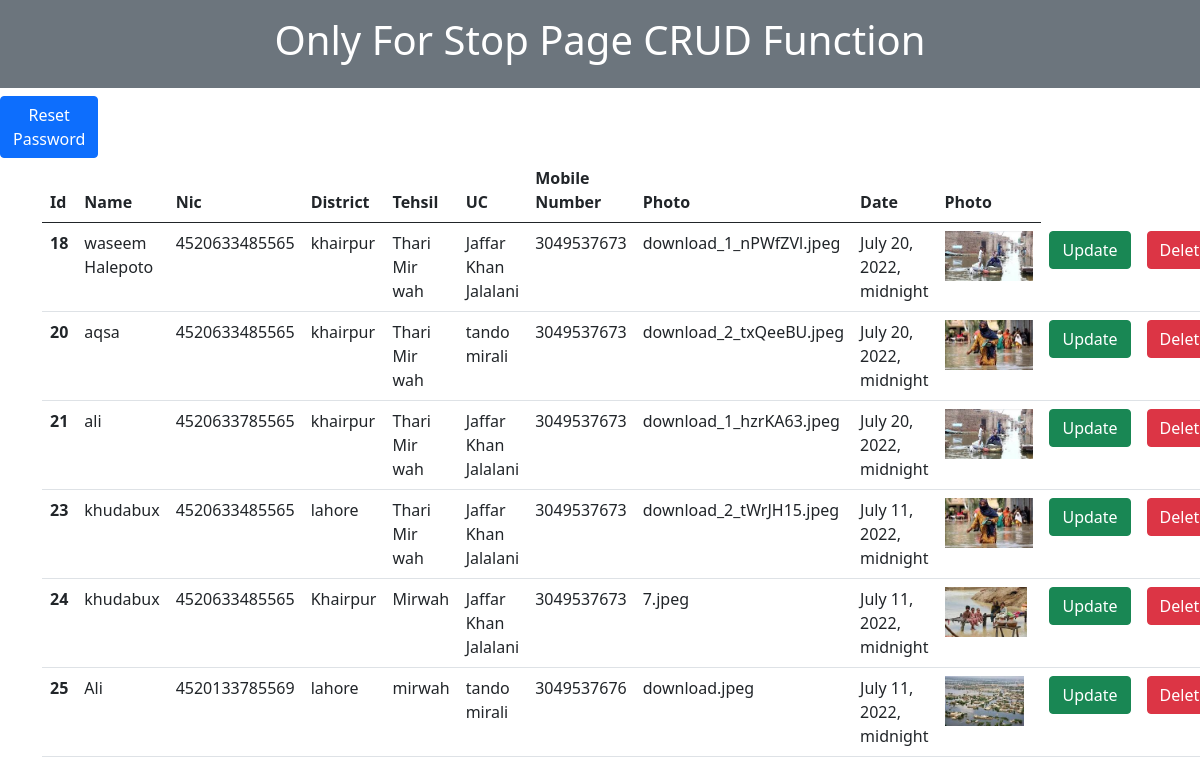
Screenshot of /list/ (signed in) with the database file from the repository.
### myapp/models.py (models this page shows)
class Relief(models.Model):
    name = models.CharField(max_length=100)
    nic = models.IntegerField()
    district = models.CharField(max_length=100)
    tehsil = models.CharField(max_length=100)
    uc = models.CharField(max_length=100)
    mobile_number = models.IntegerField()
    photo = models.ImageField()
    date = models.DateTimeField()

### myapp/views.py (the view)
# urls.py: path('list/',views.ReliefListView.as_view(),name='list'),
@method_decorator(staff_member_required, name='dispatch')
class ReliefListView(ListView):
    model=Relief
    form_class = ReliefForm
    template_name = 'myapp/list.html'

### media/myapp/templates/myapp/list.html (shortened to what this page needs)
<!DOCTYPE html>
{% load static %}
<html lang="en">
<head>
    <link href="https://cdn.jsdelivr.net/npm/bootstrap@5.0.2/dist/css/bootstrap.min.css"
     rel="stylesheet">
</head>
<div class="container-flud abcde">
  <div class="row">
 <div  class="p-3 mb-2 bg-secondary text-white"><h1 class="text-center">Only For Stop Page CRUD Function</h1></div>
 <div class="col-sm-1"><a class="btn btn-primary" href="{% url 'password_change' %}">Reset Password</a>
 </tr></div>
  </div>
</div>
<div class="container">
   <table class="table">
    <thead>
      <tr>
        <th scope="col">Id</th>
        <th scope="col">Name</th>
        <th scope="col">Nic</th>
        <th scope="col">District</th>
        <th scope="col">Tehsil</th>
        <th scope="col">UC</th>
        <th scope="col">Mobile Number</th>
        <th scope="col">Photo</th>
        <th scope="col">Date</th>
        <th scope="col">Photo</th>
    </thead>
    <tbody>
   {% for relief in relief_list %}
   <tr>
   <th scope="row">{{relief.id}}</th>
   <td> {{relief.name}}</td>
   <td>{{relief.nic}}</td>
   <td> {{relief.district}}</td>
   <td> {{relief.tehsil}}</td>
   <td> {{relief.uc}}</td>
   <td> {{relief.mobile_number}}</td>
   <td>{{relief.photo}}</td>
   <td>{{relief.date}} </td>
   <td><image src="{{relief.photo.url}}" alt="" class="card-img-right" height="50px"></td>
    <td><a class="btn btn-success" href="{% url 'update' relief.pk  %}">Update</a></td>
   <td> <a class="btn btn-danger" href="{% url 'delete' relief.pk  %}">Delete</a></td>
    {% endfor %}
    </div>
</body>
</html>

### rows the page displays
Relief: id "18", name "waseem Halepoto", nic "4520633485565", district "khairpur", tehsil "Thari Mir wah", uc "Jaffar Khan Jalalani", mobile_number "3049537673", photo "download_1_nPWfZVl.jpeg", date "July 20, 2022, midnight", photo (picture)
Relief: id "20", name "aqsa", nic "4520633485565", district "khairpur", tehsil "Thari Mir wah", uc "tando mirali", mobile_number "3049537673", photo "download_2_txQeeBU.jpeg", date "July 20, 2022, midnight", photo (picture)
Relief: id "21", name "ali", nic "4520633785565", district "khairpur", tehsil "Thari Mir wah", uc "Jaffar Khan Jalalani", mobile_number "3049537673", photo "download_1_hzrKA63.jpeg", date "July 20, 2022, midnight", photo (picture)
Relief: id "23", name "khudabux", nic "4520633485565", district "lahore", tehsil "Thari Mir wah", uc "Jaffar Khan Jalalani", mobile_number "3049537673", photo "download_2_tWrJH15.jpeg", date "July 11, 2022, midnight", photo (picture)
Relief: id "24", name "khudabux", nic "4520633485565", district "Khairpur", tehsil "Mirwah", uc "Jaffar Khan Jalalani", mobile_number "3049537673", photo "7.jpeg", date "July 11, 2022, midnight", photo (picture)
Relief: id "25", name "Ali", nic "4520133785569", district "lahore", tehsil "mirwah", uc "tando mirali", mobile_number "3049537676", photo "download.jpeg", date "July 11, 2022, midnight", photo (picture)
